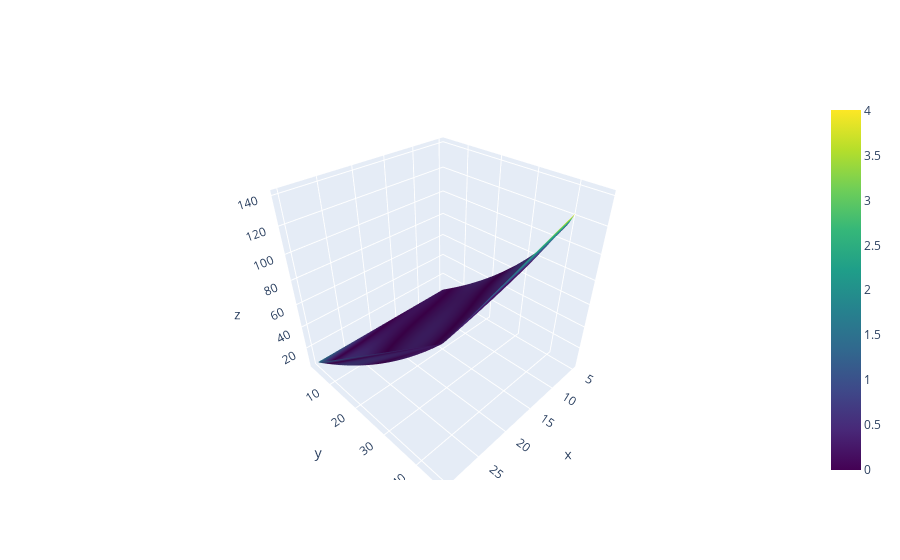

Notebook cell for this chart:
### Code cell
fig = go.Figure(data=[
    go.Mesh3d(
        x=df_test[CONFIG['x_feature']],
        y=df_test[CONFIG['y_feature']],
        z=df_test[CONFIG['z_feature']],
        colorscale='Viridis',
        intensity=df_test[CONFIG["error_feature"]],
    )]
)
fig.show()

### Figure 1 — Plotly figure (JSON) as saved in the notebook; plotly's stock layout.template omitted (floating-point values rounded to 4 significant figures; data arrays with more than 128 entries replaced by an {"elided": "..."} marker saying what was removed)
{"data": [{"colorscale": [[0, "#440154"], [0.1111, "#482878"], [0.2222, "#3e4989"], [0.3333, "#31688e"], [0.4444, "#26828e"], [0.5556, "#1f9e89"], [0.6667, "#35b779"], [0.7778, "#6ece58"], [0.8889, "#b5de2b"], [1, "#fde725"]], "intensity": {"elided": "21260 float values"}, "type": "mesh3d", "x": {"elided": "21260 float values"}, "y": {"elided": "21260 float values"}, "z": {"elided": "21260 float values"}}], "layout": {}}
